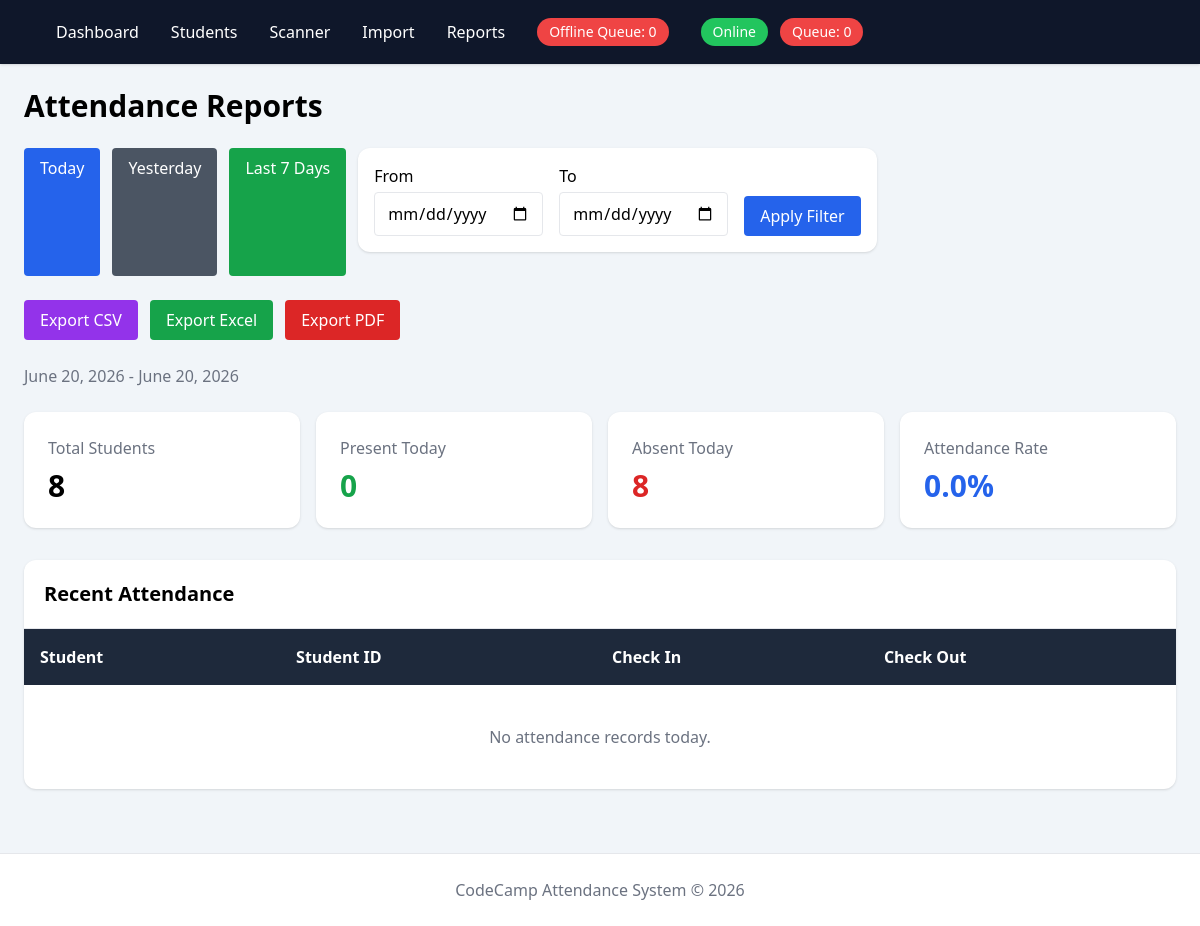
The page /api/attendance/reports/ on the database as committed earlier.
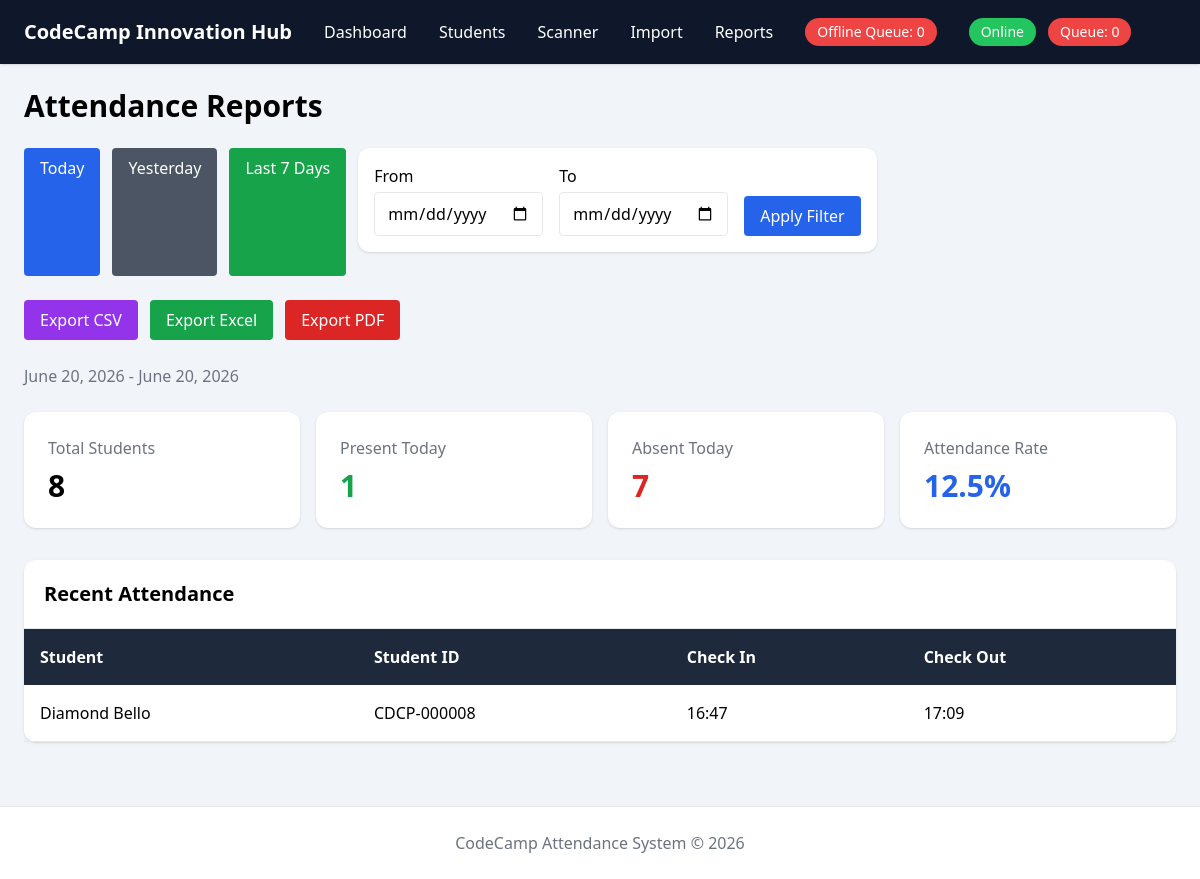
The same page on the database as committed later.
### apps/settings_app/models.py (models this page shows, shortened)
class SystemSettings(models.Model):
    organization_name = models.CharField(
        max_length=255,
        default="CodeCamp Innovation Hub"
    )
    contact_email = models.EmailField(
        blank=True
    )
    contact_phone = models.CharField(
        max_length=30,
        blank=True
    )
    auto_email_notifications = models.BooleanField(
        default=True
    )
    auto_whatsapp_popup = models.BooleanField(
        default=False
    )
    attendance_notifications_enabled = models.BooleanField(
        default=True
    )
    parent_portal_enabled = models.BooleanField(
        default=True
    )
    logo = models.ImageField(
        upload_to="settings/",
        blank=True,
        null=True
    )
    updated_at = models.DateTimeField(
        auto_now=True
    )

### apps/attendance/models.py (models this page shows, shortened)
class Attendance(models.Model):
    student = models.ForeignKey(
        Student,
        on_delete=models.CASCADE
    )
    total_students = Student.objects.count()
    date = models.DateField()
    check_in = models.DateTimeField(
        null=True,
        blank=True
    )
    check_out = models.DateTimeField(
        null=True,
        blank=True
    )
    created_at = models.DateTimeField(
        auto_now_add=True
    )
    class Meta:
        unique_together = (
            "student",
            "date"
        )

### apps/students/models.py (models this page shows, shortened)
class Student(models.Model):
    student_id = models.CharField(
        max_length=20,
        unique=True,
        blank=True,
    )
    first_name = models.CharField(
        max_length=100,
    )
    last_name = models.CharField(
        max_length=100
    )
    date_of_birth = models.DateField(
        blank=True,
        null=True
    )
    gender = models.CharField(
        max_length=10,
        blank=True,
    )
    class_name = models.CharField(
        max_length=100,
        blank=True,
    )
    parent_name = models.CharField(
        max_length=200,
        blank=True,
    )
    photo = models.ImageField(
        upload_to='students/photos/',
        blank=True,
        null=True
    )
    qr_code = models.ImageField(
        upload_to='students/qrcodes/',
        blank=True,
        null=True
    )
    portal_token = models.CharField(
        max_length=50,
        blank=True,
        null=True
    )
    is_active = models.BooleanField(
        default=True
    )
    created_at = models.DateTimeField(
        auto_now_add=True
    )

### apps/attendance/views.py (the view)
def reports_dashboard(request):
    today = timezone.localdate()
    report_type = request.GET.get(
        "period",
        "today"
    )
    start_input = request.GET.get(
        "start_date"
    )
    end_input = request.GET.get(
        "end_date"
    )
    if report_type == "custom" and start_input and end_input:
        start_date = datetime.strptime(
            start_input,
            "%Y-%m-%d"
        ).date()
        end_date = datetime.strptime(
            end_input,
            "%Y-%m-%d"
        ).date()
    elif report_type == "yesterday":
        start_date = today - timedelta(days=1)
        end_date = start_date
    elif report_type == "week":
        start_date = today - timedelta(days=6)
        end_date = today
    else:
        start_date = today
        end_date = today
    total_students = Student.objects.count()
    attendance_records = Attendance.objects.filter(
        date__range=[
            start_date,
            end_date
        ]
    )
    present_count = attendance_records.values(
        "student"
    ).distinct().count()
    absent_count = max(
        total_students - present_count,
        0
    )
    attendance_rate = 0
    if total_students:
        attendance_rate = round(
            (
                present_count /
                total_students
            ) * 100,
            1
        )
    recent_attendance = attendance_records.select_related(
        "student"
    ).order_by(
        "-date",
        "-check_in"
    )[:50]
    context = {
        "report_type": report_type,
        "start_date": start_date,
        "end_date": end_date,
        "total_students": total_students,
        "present_today": present_count,
        "absent_today": absent_count,
        "attendance_rate": attendance_rate,
        "recent_attendance": recent_attendance,
        "start_input": start_input,
        "end_input": end_input,
    }
    return render(
        request,
        "attendance/reports_dashboard.html",
        context
    )

### templates/attendance/reports_dashboard.html (shortened to what the changed rows need)
{% extends "base.html" %}
{% block content %}
<div class="max-w-7xl mx-auto p-6">
    <div class="mb-6">
        <h1 class="text-3xl font-bold">
            Attendance Reports
        </h1>
    </div>
    <div class="grid grid-cols-1 md:grid-cols-4 gap-4 mb-8">
        <div class="bg-white p-6 rounded-xl shadow">
            <h2 class="text-3xl font-bold mt-2">
                {{ total_students }}
            </h2>
        </div>
        <div class="bg-white p-6 rounded-xl shadow">
            <p class="text-gray-500">
                Present Today
            </p>
            <h2 class="text-3xl font-bold text-green-600 mt-2">
                {{ present_today }}
            </h2>
        </div>
        <div class="bg-white p-6 rounded-xl shadow">
            <p class="text-gray-500">
                Absent Today
            </p>
            <h2 class="text-3xl font-bold text-red-600 mt-2">
                {{ absent_today }}
            </h2>
        </div>
        <div class="bg-white p-6 rounded-xl shadow">
            <p class="text-gray-500">
                Attendance Rate
            </p>
            <h2 class="text-3xl font-bold text-blue-600 mt-2">
                {{ attendance_rate }}%
            </h2>
        </div>
    </div>
    <div class="bg-white rounded-xl shadow">
        <div class="p-5 border-b">
            <h2 class="text-xl font-semibold">
                Recent Attendance
            </h2>
        </div>
        <table class="w-full">
            <thead class="bg-slate-800 text-white">
                <tr>
                    <th class="p-4 text-left">
                        Student
                    </th>
                    <th class="p-4 text-left">
                        Student ID
                    </th>
                    <th class="p-4 text-left">
                        Check In
                    </th>
                    <th class="p-4 text-left">
                        Check Out
                    </th>
                </tr>
            </thead>
            <tbody>
                {% for attendance in recent_attendance %}
                <tr class="border-b">
                    <td class="p-4">
                        {{ attendance.student.first_name }}
                        {{ attendance.student.last_name }}
                    </td>
                    <td class="p-4">
                        {{ attendance.student.student_id }}
                    </td>
                    <td class="p-4">
                        {{ attendance.check_in|date:"H:i" }}
                    </td>
                    <td class="p-4">
                        {% if attendance.check_out %}
                        {{ attendance.check_out|date:"H:i" }}
                        {% else %}
                        -
                        {% endif %}
                    </td>
                </tr>
                {% empty %}
                <tr>
                    <td colspan="4" class="text-center p-10 text-gray-500">
                        No attendance records today.
                    </td>
                </tr>
                {% endfor %}
            </tbody>
        </table>
    </div>
</div>
{% endblock %}

### templates/components/navbar.html (shortened to what this page needs)
<nav class="bg-slate-900 text-white shadow">
    <div class="max-w-7xl mx-auto px-6">
        <div class="flex justify-between items-center h-16">
            <div class="flex items-center gap-8">
                <h1 class="font-bold text-xl">
                    {{ system_settings.organization_name }}
                </h1>
                <a href="/api/attendance/dashboard/" class="hover:text-blue-300">
                    Dashboard
                </a>
                <a href="/students/" class="hover:text-blue-300">
                    Students
                </a>
                <a href="/api/attendance/scanner/" class="hover:text-blue-300">
                    Scanner
                </a>
                <a href="/students/import/" class="hover:text-blue-300">
                    Import
                </a>
                <a href="{% url 'reports_dashboard' %}" class="hover:text-blue-300">
                    Reports
                </a>
                <div class="bg-red-500 text-white px-3 py-1 rounded-full text-sm">
                    Offline Queue:
                    <span id="offline-count">
                        0
                    </span>
                </div>
                <div class="flex items-center gap-3">
                    <span id="sync-status" class="bg-green-500 text-white px-3 py-1 rounded-full text-sm">
                    </span>
                    <span class="bg-red-500 text-white px-3 py-1 rounded-full text-sm">
                        Queue:
                        <span id="offline-count">
                            0
                        </span>
                    </span>
                </div>
            </div>
        </div>
    </div>
</nav>

Rows that differ between the two databases and show on the page:
added SystemSettings: organization_name "CodeCamp Innovation Hub"
added Attendance: student.first_name "Diamond", student.last_name "Bello", student.student_id "CDCP-000008", check_in "16:47", check_out "17:09"
Other text that changed with them:
{{ present_today }}: "0" → "1"
{{ absent_today }}: "8" → "7"
{{ attendance_rate }}: "0.0" → "12.5"
text no longer shown: "No attendance records today."
